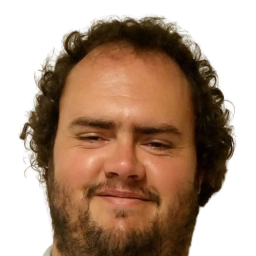
#> input picture schonk.png, 256 x 256 px
$ python schonk.py
#> lines starting #> are read from the running program, lines starting #| are printed output that depends on the picture
# SPDX-FileCopyrightText: 2021 ladyada for Adafruit Industries
# SPDX-License-Identifier: MIT
#Edited by Ross Lakey

import math
import time
from PIL import Image
#NOTE: Images must be 256X256 pixels
FILENAME = "schonk.png"  # Image file to load


print("Loading image")

IMG = Image.open(FILENAME).convert("RGB")
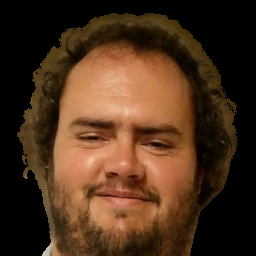
#> IMG: PIL image 256x256 RGB; mean R, G, B 75.8, 48.9, 28.6
PIXELS = IMG.load()
WIDTH = IMG.size[0]
#> WIDTH = 256
HEIGHT = IMG.size[1]
#> HEIGHT = 256
print("%dx%d pixels" % IMG.size) # print image dimensions
#| 256x256 pixels
print(WIDTH)
#| 256
print(HEIGHT)
#| 256

# Create gamma correction table
GAMMA = bytearray(256)
brightness = 0.25
for i in range(256):
    GAMMA[i] = int(pow(float(i) / 255.0, 2.7) * brightness * 255.0 + 0.5)

# Allocate list of lists, one for each column of image.
print("Allocating...")
COLUMN = [0 for x in range(WIDTH)]
#> COLUMN = 256 values from 0 to 0
for x in range(WIDTH):
    COLUMN[x] = [[0, 0, 0, 0] for _ in range(HEIGHT)]

print("Converting to gamma colours")
for x in range(WIDTH):  # For each column of image
    for y in range(HEIGHT):  # For each pixel in column
        value = PIXELS[x, y]  # Read RGB pixel in image

        COLUMN[x][y][0] = GAMMA[value[0]]  # Gamma-corrected R
        COLUMN[x][y][1] = GAMMA[value[1]]  # Gamma-corrected G
        COLUMN[x][y][2] = GAMMA[value[2]]  # Gamma-corrected B
        COLUMN[x][y][3] = 0.5  # Brightness
#> after the loop, COLUMN = 256 items

print("Printing to textfile")
#create array for final rgb value outputs
FINAL = [0 for x in range(361)]
#> FINAL = 361 values from 0 to 0
for x in range(361):
    FINAL[x] = [[0,0] for _ in range(72)]
ratio = 128/36
distance = 0.0
for x in range(361):  # 360 degrees
    for y in range(72):  # For each LED in the strip
        distance = ratio * (y-36) #Find distance from from center at which the LED is placed
        fx = round((distance * math.cos(math.radians(x)))+127) #find x co-ordinate
        fy = round((-1 * distance * math.sin(math.radians(x))) + 127) #find y co-ordinate

        r = COLUMN[fx][fy][0] << 16 # R value converted to bit shifted hex value
        g = COLUMN[fx][fy][1] << 8 # G value converted to bit shifted hex value
        b = COLUMN[fx][fy][2]  # B value converted to hex value
        FINAL[x][y] = r+g+b #combined hex value
#> after the loop, FINAL = 361 items

with open('readme.txt', 'w') as f: #write to textfile
    f.truncate() # delete previously stored image
    for n in range(361):
        for m in range(72):
            f.write(str(FINAL[n][m]))
            f.write(',')
